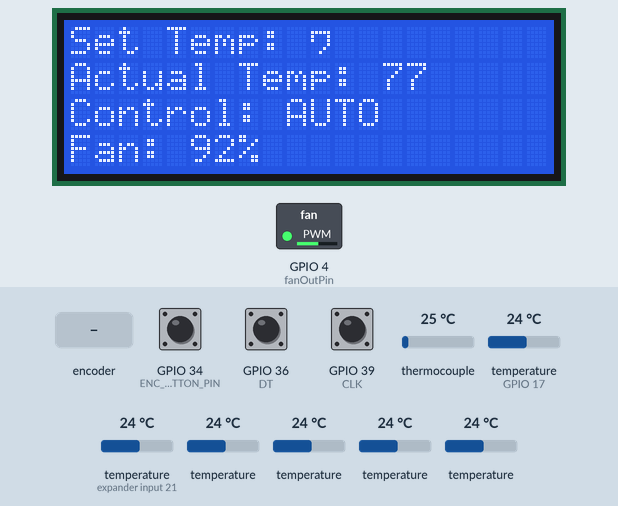
This program was run on a simulated ESP32. Parts: 20×4 character LCD, switched loads named in the program (green lamp = pin HIGH). Inputs (shaded band) come from the test bench; at power-on: GPIO 34 (ENC_BUTTON_PIN) HIGH, thermocouple 25 °C, GPIO 36 (DT) HIGH, GPIO 39 (CLK) HIGH, temperature (sensors on GPIO 17, expander input 21) 24 °C, temperature 24 °C. WiFi joins after 1.5 s; servers stay silent unless stated; EEPROM starts erased; no MQTT or app messages arrive unless stated; not simulated (calls return 0 or success): secrets.h.

Above: at 7.4 s.
7.5 s: rotary encoder on GPIO 39 (CLK) / GPIO 36 (DT) turned 3 steps (first pin leading)
9.6 s: GPIO 34 (ENC_BUTTON_PIN) pulled LOW for 0.15 s
At 11.0 s:
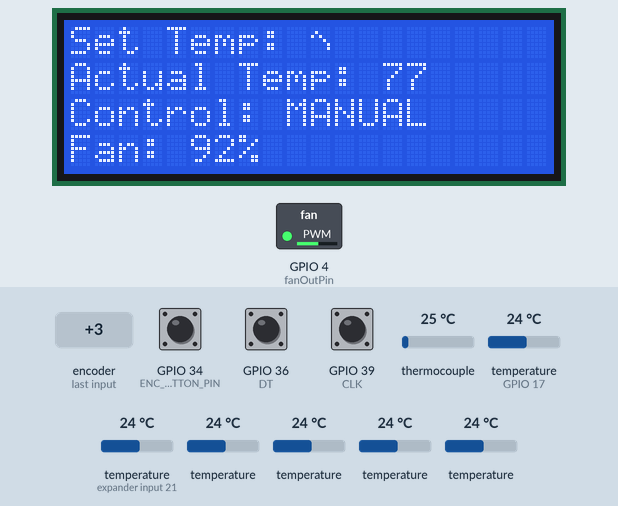
11.3 s: thermocouple set to 6 °C
At 12.1 s:
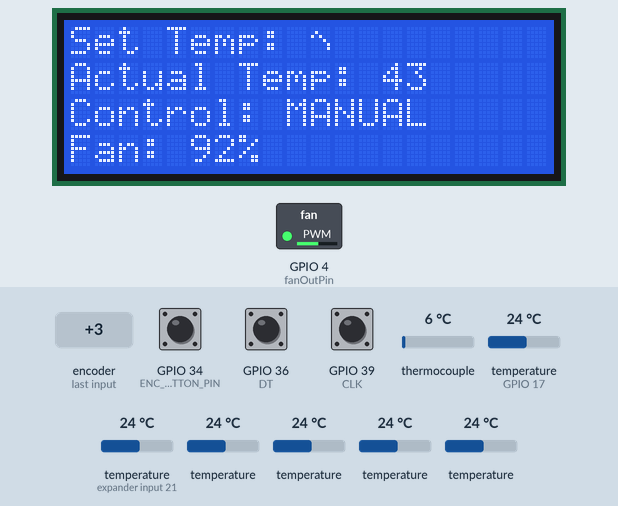
12.8 s: thermocouple set to 75 °C
At 13.3 s:
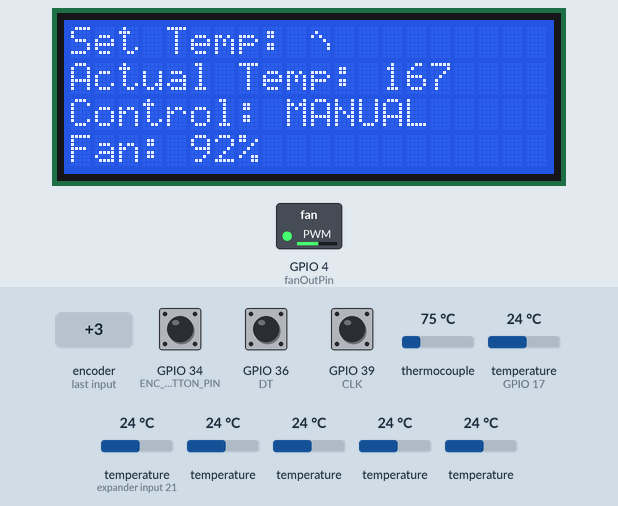
14.3 s: rotary encoder on GPIO 39 (CLK) / GPIO 36 (DT) turned 1 step (first pin leading)
At 14.8 s:
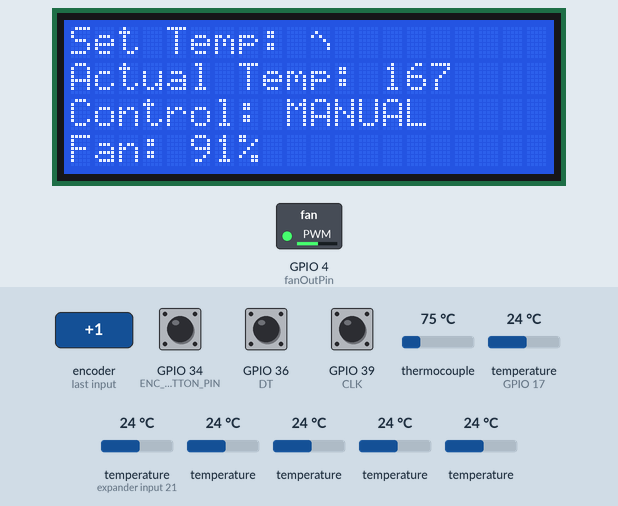
16.0 s: GPIO 34 (ENC_BUTTON_PIN) pulled LOW for 0.15 s
At 17.5 s:
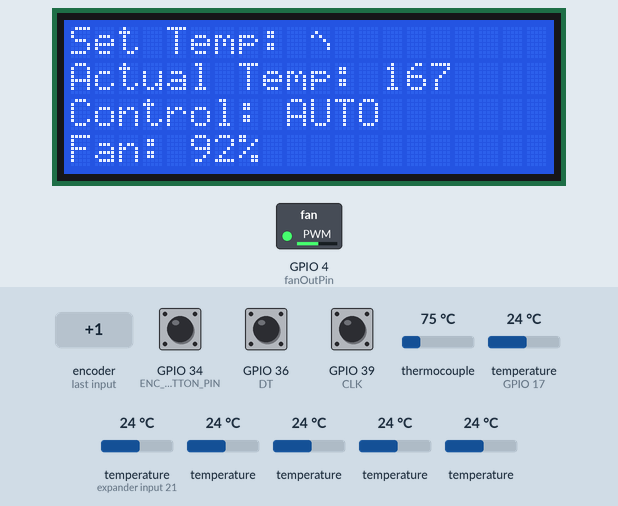
Timing chart, 0 to 19.0 s (numbered marks = the images above; inputs shaded):
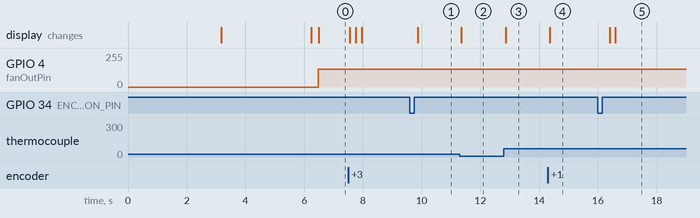

The program:

main.cpp
```cpp
#include <Arduino.h>
#include "OneButton.h"
#include <Wire.h>
#include <Adafruit_MAX31855.h>  //Library for the thermocouple amplifier
#include <Preferences.h>
#include <WiFi.h>
#include <PubSubClient.h>
#include <ArduinoJson.h>
#include <WebServer.h>
#include <Update.h>
#include <OneWire.h>
#include <DallasTemperature.h>
#include <arduino-timer.h>
#include "secrets.h"
#include "updateEntireDisplay.h"
#include "fuzzyRules.h"
#include "webserverStyling.h"

String version = "2.2.2";   // Update the version # here

#pragma region OneWire DS18B20 Definitions
#define ONE_WIRE_BUS 17
#define TEMPERATURE_PRECISION 9
OneWire oneWire(ONE_WIRE_BUS);
DallasTemperature probes(&oneWire);
DeviceAddress probe1 = {0x28, 0x8B, 0x25, 0x80, 0xE3, 0xE1, 0x3C, 0x70};
DeviceAddress probe2 = {0x28, 0x54, 0x99, 0x80, 0xE3, 0xE1, 0x3C, 0xFE};
DeviceAddress probe3 = {0x28, 0x4C, 0xA3, 0x80, 0xE3, 0xE1, 0x3C, 0x3D};
DeviceAddress probe4 = {0x28, 0xDF, 0x0B, 0x80, 0xE3, 0xE1, 0x3C, 0xD8};
DeviceAddress probe5 = {0x28, 0x29, 0xD7, 0x80, 0xE3, 0xE1, 0x3C, 0x67};
DeviceAddress probe6 = {0x28, 0x81, 0x11, 0x80, 0xE3, 0xE1, 0x3C, 0x24};
#pragma endregion

auto timer = timer_create_default();

WiFiClient espClient;
PubSubClient client(espClient);

#pragma region  Webserver Styling

#pragma endregion

WebServer server(80);

Preferences preferences;

const int thermoDO = 19;  // GPIO19, D38 (MISO)
const int thermoCS = 5;   // GPIO5, D34 (SS)
const int thermoCLK = 18; //GPIO18, D35 (SCK)
Adafruit_MAX31855 thermocouple(thermoCLK, thermoCS, thermoDO); // Initialize the Thermocouple

// Rotary Encoder Inputs
#define CLK 39
#define DT 36
#define ENC_BUTTON_PIN 34   // USE EXTERNAL PULL-UP

#pragma region  Global Variables
int counter = 0;
int lastStateCLK;
volatile bool encoderChanged;
int setTemp;
int minFanPWMSetting = 942;  // Corresponds to 23% fan output
int maxFanPWMSetting = 2253; // Corresponds to 55% fan output
// int minFanPercentage = 23;
// int maxFanPercentage = 55;
int currentFanPercentMinMax;
int lastFanPercentMinMax = 0;
int currentReadTemp, prevReadTemp;
int controlMode = 0; // 0 = auto, 1 = manual
bool isConnected = false;

#pragma endregion

const int fanOutPin = 4; // GPIO 4
const int pwmChannel = 0;  // Setting the PWM Channel
const int frequency = 1000;  // PWM Frequency
const int resolution_bits = 12;   // PWM Resolution

int menuDisplayMode;

OneButton button(ENC_BUTTON_PIN, true);

portMUX_TYPE mux = portMUX_INITIALIZER_UNLOCKED;

boolean MQTTreconnect() {
  if (client.connect("SmokerController", "smoker", "smoker")) {
    // Once connected, publish an announcement...
    client.publish("smoker/online","hello world");
    // ... and resubscribe
    client.subscribe("smoker/control");
  }
  return client.connected();
}

void IRAM_ATTR checkTicks()
{
  // include all buttons here to be checked
  button.tick(); // just call tick() to check the state.
}

void IRAM_ATTR updateEncoder(){
  int currentStateCLK;
	portENTER_CRITICAL_ISR(&mux);
  // Read the current state of CLK
	currentStateCLK = digitalRead(CLK);

	// If last and current state of CLK are different, then pulse occurred
	// React to only 1 state change to avoid double count
	if (currentStateCLK != lastStateCLK  && currentStateCLK == 1){

		// If the DT state is different than the CLK state then
		// the encoder is rotating CCW so decrement
		if (digitalRead(DT) != currentStateCLK) {
			counter --;
		} else {
			// Encoder is rotating CW so increment
			counter ++;
		}
    encoderChanged=true;
	}
	// Remember last CLK state
	lastStateCLK = currentStateCLK;
  portEXIT_CRITICAL_ISR(&mux);
}

int getProbeTempF(DeviceAddress deviceAddress) {
  float tempC = probes.getTempC(deviceAddress);
  int probeTempF = (DallasTemperature::toFahrenheit(tempC));;
  return probeTempF;
}

bool readThermocouple(void *){
  double fuzzyTempBase;
  double tempThermoRead = (thermocouple.readFahrenheit()); // Read the thermocouple temperature
  if (isnan(tempThermoRead) || (tempThermoRead > 1000)) {                // If the MAX31855 chip does not read a correct temp this time through the loop
    currentReadTemp = prevReadTemp;          // Make the last temp reading the current one, disregarding the erroroneous reading
  } else {                                   // Otherwise, there was a good temp reading
    fuzzyTempBase = tempThermoRead;
    currentReadTemp = round(tempThermoRead);              // And the current temp reading will be what we use
    if (currentReadTemp != prevReadTemp){   //if the reading is different from the last
      lcd.setCursor(13,1);
      lcd.print(currentReadTemp); // update the display with the new read temp
      lcd.print("  ");
    }
    prevReadTemp = currentReadTemp;          // And write it for the next iteration
  }
  if(controlMode==0){  // if we are in Auto mode, update the fuzzy logic controller with the new temp reading
      int fuzzOutput;
      double tempError = fuzzyTempBase - setTemp;  // calculate the temperature error
      fuzzy->setInput(1, tempError);  // send the current temp to the fuzzy input
      fuzzy->fuzzify(); // Running the Fuzzification
      fuzzOutput = fuzzy->defuzzify(1);  // get the fuzzy output for the fan speed
      ledcWrite(pwmChannel, fuzzOutput);   // in the PID channel write the PID value (0-4096) to control the fan speed
      currentFanPercentMinMax = map(fuzzOutput, minFanPWMSetting, maxFanPWMSetting, 0, 100);  // create a percentage from the 942-2253 PID output for the fan
    }
    return true;
}

bool sendTempsJSONMQTT(void*){

  probes.requestTemperatures(); // update the meat probe sensor readings
  int probe1TempF = getProbeTempF(probe1);
  int probe2TempF = getProbeTempF(probe2);
  int probe3TempF = getProbeTempF(probe3);
  int probe4TempF = getProbeTempF(probe4);
  int probe5TempF = getProbeTempF(probe5);
  int probe6TempF = getProbeTempF(probe6);

  StaticJsonDocument<256> doc;
  String jsoncontrol;
  doc["IP"] = (WiFi.localIP());
  if(controlMode==1){
    doc["control"] = "Manual";
  }  else {
    doc["control"] = "Auto";
  }
  doc["readtemp"] = currentReadTemp;
  doc["settemp"] = setTemp;
  doc["fan"] = currentFanPercentMinMax;
  doc["ver"] = (version);
  if (probe1TempF > 0){
    doc["p1"] = (probe1TempF);
  }
  if (probe2TempF > 0){
    doc["p2"] = (probe2TempF);
  }
  if (probe3TempF > 0){
    doc["p3"] = (probe3TempF);
  }
  if (probe4TempF > 0){
    doc["p4"] = (probe4TempF);
  }
  if (probe5TempF > 0){
    doc["p5"] = (probe5TempF);
  }
  if (probe6TempF > 0){
    doc["p6"] = (probe6TempF);
  }

  char buffer [256];
  serializeJson(doc, buffer);
  client.publish("smoker/status", buffer);
  client.loop();
  return true;
}

void singleEncClick() // this function will be called when a single encoder button press happens
{
  if(controlMode==1){   // if the control mode is manual
    preferences.putInt("controlMode", 0); // Write control mode to memory
    controlMode = 0; // Set control mode to Auto
  }
  else if (controlMode==0) {  //otherwise, the control mode must be 0 (Auto)
    preferences.putInt("controlMode", 1); // Write control mode to memory
    controlMode=1;  // change the control mode from Auto to Manual
  }
  updateEntireDisplay(setTemp, currentReadTemp, controlMode, currentFanPercentMinMax);
  sendTempsJSONMQTT(nullptr); // send an update to HA on button press
}

void callback(char* topic, byte* payload, unsigned int length) {  // MQTT callback function. This is called when a message is received on a topic we are subscribed to (in this case, "smoker/control")
  // command topic:  "smoker/control"
  StaticJsonDocument<64> INdoc;
  deserializeJson(INdoc, payload, length);
  // strlcpy(name, doc["name"] | "default", sizeof(name));
  if(INdoc["setTemp"]){   // if there is something in the setTemp JSON object
    setTemp = INdoc["setTemp"];    // setting the set temp from the message received
    preferences.putInt("setTemp", setTemp);
  }
  if(INdoc["mode"]){      // if there is something in the mode JSON object
    if(INdoc["mode"] == "Auto"){
      controlMode = 0;
    }
    if(INdoc["mode"] == "Manual"){
      controlMode = 1;
    }
  }
  if(INdoc["fanPerc"]){      // if there is something in the mode JSON object
    if (controlMode==1){   // if we are in manual fan control mode
      currentFanPercentMinMax=INdoc["fanPerc"];    // setting the fan percentage from the message received
      if (currentFanPercentMinMax > 100){
        currentFanPercentMinMax=100;
      }
      if (currentFanPercentMinMax < 0){
        currentFanPercentMinMax=0;
      }
      updateEntireDisplay(setTemp, currentReadTemp, controlMode, currentFanPercentMinMax);
    }
  }
  timer.in(500,sendTempsJSONMQTT);  //send an update back to HA
}

void updateLCDfanPercent(int x){

  lcd.setCursor(5,3);
  lcd.print(x);
  lcd.print("%           ");
}

void updateLCDSetTemp(){

  lcd.setCursor(10, 0);
  lcd.print(setTemp,0);
  lcd.print("  ");

}

void setup() {

  WiFi.hostname(HOSTNAME);
  WiFi.begin(HOME_WIFI_SSID, HOME_WIFI_PASSWORD);

	// Serial.begin(115200); // Setup Serial Monitor

  probes.begin();

  probes.setResolution(probe1, TEMPERATURE_PRECISION);
  probes.setResolution(probe2, TEMPERATURE_PRECISION);
  probes.setResolution(probe3, TEMPERATURE_PRECISION);
  probes.setResolution(probe4, TEMPERATURE_PRECISION);
  probes.setResolution(probe5, TEMPERATURE_PRECISION);
  probes.setResolution(probe6, TEMPERATURE_PRECISION);

  attachInterrupt(digitalPinToInterrupt(ENC_BUTTON_PIN), checkTicks, CHANGE);
  button.attachClick(singleEncClick);

  encoderChanged=false;

  // PWM output configuration
  ledcSetup(pwmChannel, frequency, resolution_bits); // Wonsmart Controller PWM 0-5VDC, 2-50KHZ PWM frequency
  ledcAttachPin(fanOutPin, pwmChannel);

// Load preferences from memory
  preferences.begin("settings", false); // use "settings" namespace
  setTemp = preferences.getInt("setTemp", 220);
  controlMode = preferences.getInt("controlMode", 0);

	// Read the initial state of CLK
	lastStateCLK = digitalRead(CLK);

	// Call updateEncoder() when any high/low changed seen on the rotary encoder
	attachInterrupt(39, updateEncoder, CHANGE); // (GPIO, Function to call, Mode)
	attachInterrupt(36, updateEncoder, CHANGE); // (GPIO, Function to call, Mode)

  Wire.begin(21, 22);

  while (lcd.begin(COLUMS, ROWS, LCD_5x8DOTS, 4, 5, 400000, 250) != 1) //colums, rows, characters size, SDA, SCL, I2C speed in Hz, I2C stretch time in usec
  {
     delay(1000);
  }

  lastFanPercentMinMax = 0;

  delay(3000);

  client.setServer(MQTT_SERVER, 1883);
  client.setCallback(callback);
  client.connect("SmokerController", MQTT_USER, MQTT_PASSWORD );


  server.on("/", HTTP_GET, []() {
    server.sendHeader("Connection", "close");
    server.send(200, "text/html", loginIndex);
  });
  server.on("/serverIndex", HTTP_GET, []() {
    server.sendHeader("Connection", "close");
    server.send(200, "text/html", serverIndex);
  });
  /*handling uploading firmware file */
  server.on("/update", HTTP_POST, []() {
    server.sendHeader("Connection", "close");
    server.send(200, "text/plain", (Update.hasError()) ? "FAIL" : "OK");
    ESP.restart();
  }, []() {
    HTTPUpload& upload = server.upload();
    if (upload.status == UPLOAD_FILE_START) {
      Serial.printf("Update: %s\n", upload.filename.c_str());
      if (!Update.begin(UPDATE_SIZE_UNKNOWN)) { //start with max available size
        Update.printError(Serial);
      }
    } else if (upload.status == UPLOAD_FILE_WRITE) {
      /* flashing firmware to ESP*/
      if (Update.write(upload.buf, upload.currentSize) != upload.currentSize) {
        Update.printError(Serial);
      }
    } else if (upload.status == UPLOAD_FILE_END) {
      if (Update.end(true)) { //true to set the size to the current progress
        Serial.printf("Update Success: %u\nRebooting...\n", upload.totalSize);
      } else {
        Update.printError(Serial);
      }
    }
  });
  server.begin();

  lcd.clear();
  lcd.setCursor(0, 0);      //set 1-st colum & 1-st row
  lcd.print(" Smoker  Controller ");
  lcd.setCursor(6, 1);      //set 5th colum & 2nd row
  lcd.print("v. ");
  lcd.print(version);
  lcd.setCursor(0,3);
  lcd.print("IP:");
  lcd.print(WiFi.localIP());
  delay(3000);
  lcd.clear();

  timer.every(300, readThermocouple); // fire the readThermocouple function every 300ms to update the temp reading and fuzzy logic output
  timer.every(5000, sendTempsJSONMQTT); // fire the sendTempsJSONMQTT function every 5 seconds to send an update to HA

  updateEntireDisplay(setTemp, currentReadTemp, controlMode, currentFanPercentMinMax); // update the LCD with the initial values from memory

  updateFuzzy(minFanPWMSetting, maxFanPWMSetting); //create the fuzzy sets and rules for the fuzzy logic controller

}

void loop() {

  timer.tick();   // tick the timer
  button.tick();  // check the encoder button for a press and add time to it
  client.loop();  // loop the MQTT client to check for messages and maintain connection

  server.handleClient();    //Web Update Server Handling

  if (WiFi.status() == WL_CONNECTED && !isConnected) {
    // Serial.println("Connected");
    // digitalWrite(LED_BUILTIN, HIGH);
    isConnected = true;
  }

  if (WiFi.status() != WL_CONNECTED) {
    // Serial.println(".");
    // digitalWrite(LED_BUILTIN, !digitalRead(LED_BUILTIN));
    // delay(1000);
    isConnected = false;
  }

  if (!client.connected()) {    // If we are disconnected from the MQTT Server
    MQTTreconnect();
  }

  if(encoderChanged==true){   // if a change to the rotary encoder is detected
    if (controlMode==1){   // if we are in manual fan control mode
      currentFanPercentMinMax=currentFanPercentMinMax+counter;  // change the fan output by the counter value
      if (currentFanPercentMinMax > 100){
        currentFanPercentMinMax=100;
      }
      if (currentFanPercentMinMax < 0){
        currentFanPercentMinMax=0;
      }
      counter=0;  //reset the counter
      encoderChanged=false;  // Clear the Encoder Update flag
      updateLCDfanPercent(currentFanPercentMinMax);
    }
    else if (controlMode==0){  // if we are in Auto control mode
      setTemp=setTemp+(counter*5);  //change the set temp with the counter
      preferences.putInt("setTemp", setTemp);  // Write the new setting to memory
      counter=0;  //reset the counter
      encoderChanged=false;  // Clear the Encoder Update flag
      updateLCDSetTemp(); // update the LCD with the new set temp
    }

  }

  if (controlMode == 1){            // if control mode is manual
    ledcWrite(pwmChannel, map(currentFanPercentMinMax, 0, 100, minFanPWMSetting, maxFanPWMSetting)); // write the fan output percentage as a PWM value to the fan
  }
  else if (controlMode == 0) {  // if control mode is automatic
    if (currentFanPercentMinMax != lastFanPercentMinMax){   // if the fan percentage has changed
      updateLCDfanPercent(currentFanPercentMinMax); // update the fan percentage display on the LCD
      lastFanPercentMinMax = currentFanPercentMinMax; //update the last fan percentage value
    }
  }

}
```

fuzzyRules.h
```cpp
#include <Fuzzy.h>

// Instantiating a Fuzzy object
Fuzzy *fuzzy = new Fuzzy();

void updateFuzzy(int minFanPWMSetting, int maxFanPWMSetting){

  FuzzyInput *fuzzTemp = new FuzzyInput(1);
  FuzzySet *cold = new FuzzySet(-20,-20,-15,-7.5);
  fuzzTemp->addFuzzySet(cold);
  FuzzySet *cool = new FuzzySet(-15,-7.5,-7.5,0);
  fuzzTemp->addFuzzySet(cool);
  FuzzySet *close= new FuzzySet(-7.5,0,0,7.5);
  fuzzTemp->addFuzzySet(close);
  FuzzySet *warm = new FuzzySet(0,7.5,7.5,15);
  fuzzTemp->addFuzzySet(warm);
  FuzzySet *hot = new FuzzySet(7.5,15,15,20);
  fuzzTemp->addFuzzySet(hot);
  fuzzy->addFuzzyInput(fuzzTemp);

  FuzzyOutput *fanSpeed = new FuzzyOutput(1);
  FuzzySet *fanSlow = new FuzzySet(minFanPWMSetting, minFanPWMSetting, 1012, 1232);
  fanSpeed->addFuzzySet(fanSlow);
  FuzzySet *fanMedSlow = new FuzzySet(minFanPWMSetting, 1232, 1232, 1597);
  fanSpeed->addFuzzySet(fanMedSlow);
  FuzzySet *fanMed = new FuzzySet(1232, 1597, 1597, 1963);
  fanSpeed->addFuzzySet(fanMed);
  FuzzySet *fanMedFast = new FuzzySet(1597, 1963, 1963, maxFanPWMSetting);
  fanSpeed->addFuzzySet(fanMedFast);
  FuzzySet *fanFast = new FuzzySet(1963, 2182, maxFanPWMSetting, maxFanPWMSetting);
  fanSpeed->addFuzzySet(fanFast);
  fuzzy->addFuzzyOutput(fanSpeed);

  FuzzyRuleAntecedent *ifTempCold = new FuzzyRuleAntecedent();
  ifTempCold->joinSingle(cold);
  FuzzyRuleConsequent *thenFanFast = new FuzzyRuleConsequent();
  thenFanFast->addOutput(fanFast);
  FuzzyRule *fuzzyRule1 = new FuzzyRule(1, ifTempCold, thenFanFast);
  fuzzy->addFuzzyRule(fuzzyRule1);

  FuzzyRuleAntecedent *ifTempCool = new FuzzyRuleAntecedent();
  ifTempCool->joinSingle(cool);
  FuzzyRuleConsequent *thenFanMedFast = new FuzzyRuleConsequent();
  thenFanMedFast->addOutput(fanMedFast);
  FuzzyRule *fuzzyRule2 = new FuzzyRule(2, ifTempCool, thenFanMedFast);
  fuzzy->addFuzzyRule(fuzzyRule2);

  FuzzyRuleAntecedent *ifTempClose = new FuzzyRuleAntecedent();
  ifTempClose->joinSingle(close);
  FuzzyRuleConsequent *thenFanMed = new FuzzyRuleConsequent();
  thenFanMed->addOutput(fanMed);
  FuzzyRule *fuzzyRule3 = new FuzzyRule(3, ifTempClose, thenFanMed);
  fuzzy->addFuzzyRule(fuzzyRule3);

  FuzzyRuleAntecedent *ifTempWarm = new FuzzyRuleAntecedent();
  ifTempWarm->joinSingle(warm);
  FuzzyRuleConsequent *thenFanMedSlow = new FuzzyRuleConsequent();
  thenFanMedSlow->addOutput(fanMedSlow);
  FuzzyRule *fuzzyRule4 = new FuzzyRule(4, ifTempWarm, thenFanMedSlow);
  fuzzy->addFuzzyRule(fuzzyRule4);

  FuzzyRuleAntecedent *ifTempHot = new FuzzyRuleAntecedent();
  ifTempHot->joinSingle(hot);
  FuzzyRuleConsequent *thenFanSlow = new FuzzyRuleConsequent();
  thenFanSlow->addOutput(fanSlow);
  FuzzyRule *fuzzyRule5 = new FuzzyRule(5, ifTempHot, thenFanSlow);
  fuzzy->addFuzzyRule(fuzzyRule5);
}
```

Source omitted: updateEntireDisplay.h (789 bytes), webserverStyling.h (2487 bytes)

Measured:
- after the input at 9.6 s, the display: changes after 0.26 s (image 1)
- after the input at 11.3 s, the display: changes after 0.05 s (image 2)
- after the input at 12.8 s, the display: changes after 0.06 s (image 3)
- after the input at 14.3 s, GPIO 4 (fanOutPin): 134/255 → 133/255 after 0.06 s; the display: changes after 0.06 s (image 4)
- after the input at 16.0 s, GPIO 4 (fanOutPin): 133/255 → 134/255 after 0.59 s; the display: first changes after 0.41 s (image 5 shows a later state)
